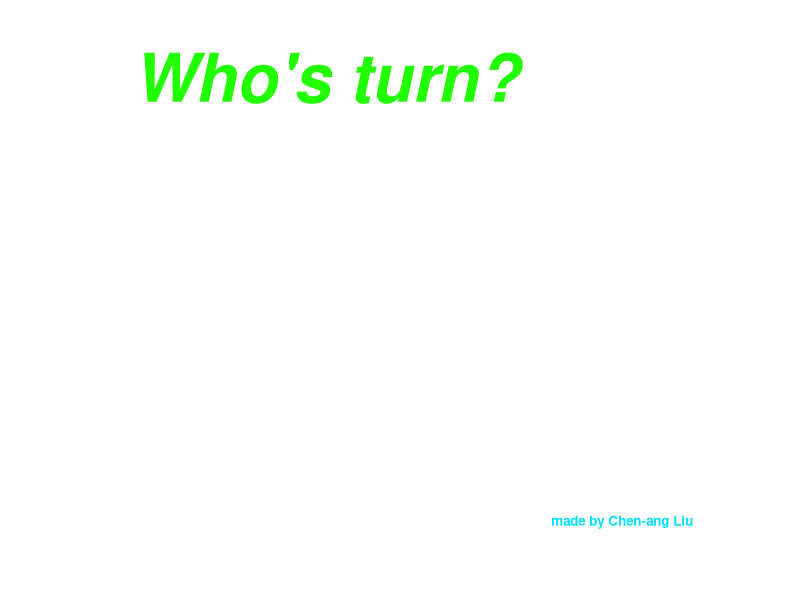

Recreate this plot in R.
par(bty="n",xaxt="n", yaxt="n",mar=c(0,0,0,0),cex=4,font=4);
plot(c(0,1),c(0,1),type="n",xlab="",ylab="");
text(0.4,0.9,"Who's turn?",
col=rainbow(1000)[sample(1:1000,1)],cex=1);
text(0.8,0.1,"made by Chen-ang Liu",
col=rainbow(1000)[sample(1:1000,1)],font=2,cex=0.2);
num<-1:99;
A<-100;
run<-function(key){
if(key=="s"){
rect(0.2,0.2,0.8,0.8,col="white",border=NA);
B<-sample(num,1);
A<-c(A,B)
text(0.5,0.5,B,col=rainbow(1000)[sample(1:1000,1)],cex=4);
}
else if(key=="a"){
set.seed(10);
}
else if(key=="q"){
set.seed(8);
}
else if(key=="w"){
set.seed(6);
}
else if(key=="d"){
set.seed(4);
}
else if(key=="z"){
set.seed(2);
}
else if(key=="x"){
set.seed(1);
}
else if(key=="c"){
set.seed(13);
}
}

getGraphicsEvent("run",onKeybd=run);